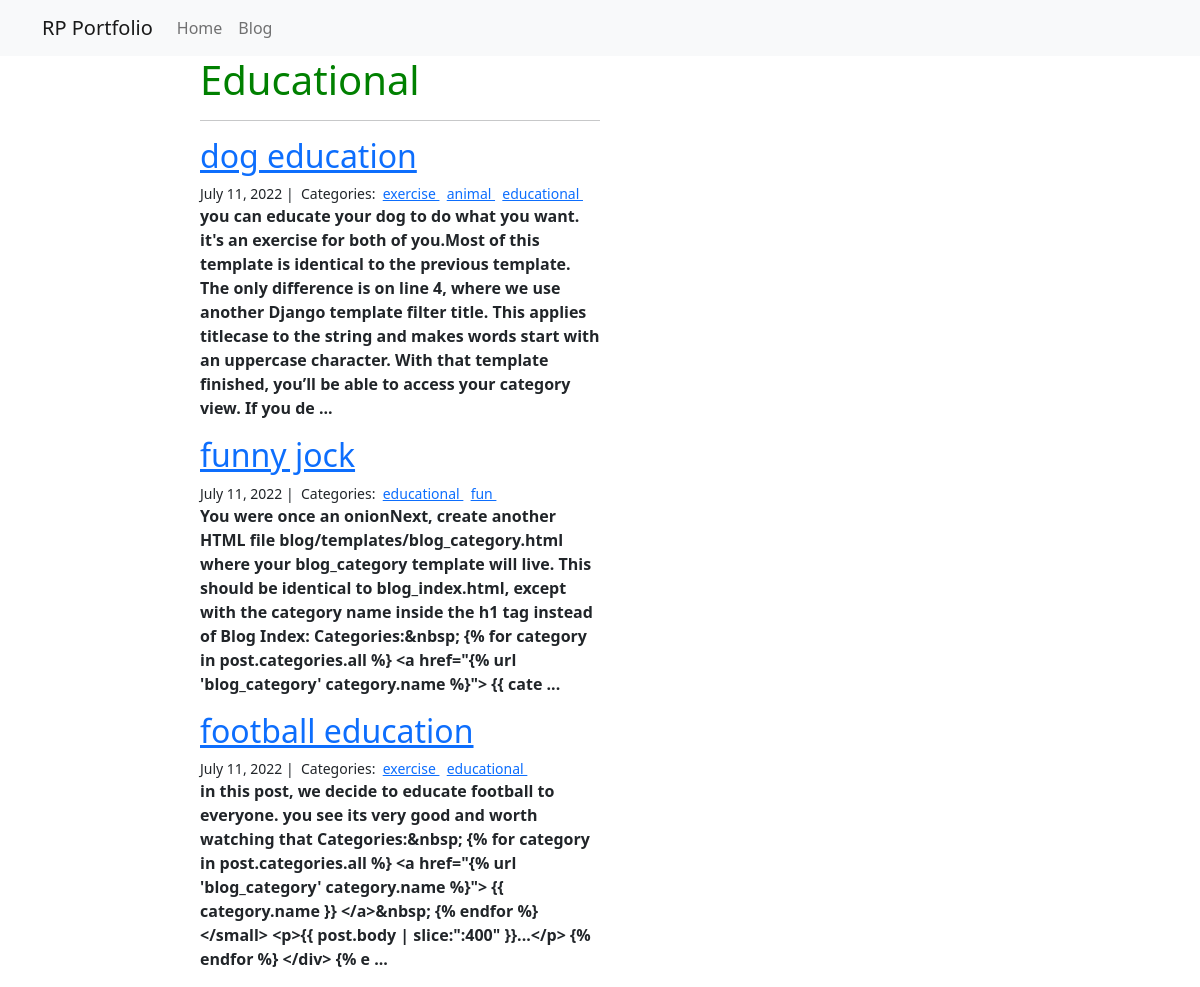
/blog/educational/, run on the app's committed database.
### blog/models.py (models this page shows, shortened)
class Category(models.Model):
    name = models.CharField(max_length=50)

class Post(models.Model):
    title = models.CharField(max_length=255)
    body = models.TextField()
    created_on = models.DateTimeField(auto_now_add=True)
    last_modified = models.DateTimeField(auto_now=True)
    categories = models.ManyToManyField('Category', related_name='posts')

### blog/views.py (the view)
# urls.py: path("<category>/", views.blog_category, name='category')
def blog_category(request, category):
    posts = Post.objects.filter(categories__name__contains=category).order_by('-created_on')
    context = {
        "category": category,
        "posts": posts,
    }
    return render (request, "blog/blog_category.html", context)

### blog/templates/blog/blog_category.html
{% extends "portfolio/base.html" %}
{% block page_content %}
<div class="col-md-4 offset-md-2">
    <h1>{{ category | title }}</h1>
    <hr>
    {% for post in posts %}
    <h2><a href="{% url 'blog:detail' post.pk %}">{{ post.title }}</a></h2>
    <small>
        {{ post.created_on.date }} |&nbsp;
        Categories:&nbsp;
        {% for category in post.categories.all %}
            <a href="{% url 'blog:category' category.name %}">
                {{ category.name }}
            </a>&nbsp;
        {% endfor %}
    </small>
    <p>{{ post.body | slice:":400" }} ...</p>
    {% endfor %}
</div>
{% endblock %}

### portfolio/static/portfolio/css/style.css (style rules this page uses)
h1 { color: green; }
p { font-weight: bold; }

### data on the page
Category: name "Educational", name "educational"
Post: title "dog education", created_on "July 11, 2022", body "you can educate your dog to do what you want. it's an exercise for both of you.Most of this template is identical to the previous template. The only difference is on line 4, where we use another Django template filter title. This applies titlecase to the string and makes words start with an uppercase character. With that template finished, you’ll be able to access your category view. If you de"
Category: name "exercise"
Category: name "animal"
Post: title "funny jock", created_on "July 11, 2022", body "You were once an onionNext, create another HTML file blog/templates/blog_category.html where your blog_category template will live. This should be identical to blog_index.html, except with the category name inside the h1 tag instead of Blog Index: Categories:&nbsp; {% for category in post.categories.all %} <a href=\"{% url 'blog_category' category.name %}\"> {{ cate"
Category: name "fun"
Post: title "football education", created_on "July 11, 2022", body "in this post, we decide to educate football to everyone. you see its very good and worth watching that Categories:&nbsp; {% for category in post.categories.all %} <a href=\"{% url 'blog_category' category.name %}\"> {{ category.name }} </a>&nbsp; {% endfor %} </small> <p>{{ post.body | slice:\":400\" }}...</p> {% endfor %} </div> {% e"
